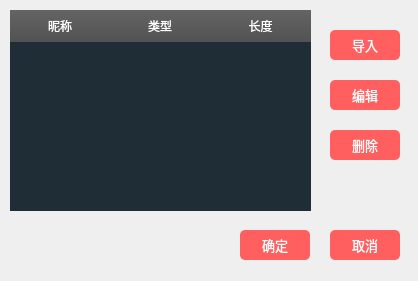
<?xml version="1.0" encoding="UTF-8"?>
<ui version="4.0">
 <class>secretkeywidget</class>
 <widget class="QWidget" name="secretkeywidget">
  <property name="geometry">
   <rect>
    <x>0</x>
    <y>0</y>
    <width>418</width>
    <height>281</height>
   </rect>
  </property>
  <property name="windowTitle">
   <string>选择密钥</string>
  </property>
  <property name="windowIcon">
   <iconset resource="lib.qrc">
    <normaloff>:/lib/wicon_46.png</normaloff>:/lib/wicon_46.png</iconset>
  </property>
  <property name="styleSheet">
   <string notr="true"/>
  </property>
  <layout class="QVBoxLayout" name="verticalLayout">
   <property name="leftMargin">
    <number>0</number>
   </property>
   <property name="topMargin">
    <number>0</number>
   </property>
   <property name="rightMargin">
    <number>0</number>
   </property>
   <property name="bottomMargin">
    <number>0</number>
   </property>
   <item>
    <widget class="QWidget" name="widget" native="true">
     <property name="styleSheet">
      <string notr="true">#widget{
border-image: url(:/lib/back1.png);
color: rgb(255, 255, 255);
}</string>
     </property>
     <widget class="QToolButton" name="toolButton_cancel">
      <property name="geometry">
       <rect>
        <x>330</x>
        <y>230</y>
        <width>70</width>
        <height>30</height>
       </rect>
      </property>
      <property name="minimumSize">
       <size>
        <width>70</width>
        <height>30</height>
       </size>
      </property>
      <property name="maximumSize">
       <size>
        <width>70</width>
        <height>30</height>
       </size>
      </property>
      <property name="font">
       <font>
        <family>OPPOSans B</family>
        <pointsize>10</pointsize>
        <stylestrategy>PreferAntialias</stylestrategy>
       </font>
      </property>
      <property name="styleSheet">
       <string notr="true">QToolButton {
	color: rgb(255, 255, 255);
	background-color: rgb(255, 95, 95);
	border-radius: 5px;
}

QToolButton::menu-indicator { 
	image: None;
}

 
QToolButton:hover {
	color: rgb(255, 255, 255);
	background-color: rgb(255, 95, 95);
}</string>
      </property>
      <property name="text">
       <string>取消</string>
      </property>
     </widget>
     <widget class="QToolButton" name="toolButton_ok">
      <property name="geometry">
       <rect>
        <x>240</x>
        <y>230</y>
        <width>70</width>
        <height>30</height>
       </rect>
      </property>
      <property name="minimumSize">
       <size>
        <width>70</width>
        <height>30</height>
       </size>
      </property>
      <property name="maximumSize">
       <size>
        <width>70</width>
        <height>30</height>
       </size>
      </property>
      <property name="font">
       <font>
        <family>OPPOSans B</family>
        <pointsize>10</pointsize>
        <stylestrategy>PreferAntialias</stylestrategy>
       </font>
      </property>
      <property name="styleSheet">
       <string notr="true">QToolButton {
	color: rgb(255, 255, 255);
	background-color: rgb(255, 95, 95);
	border-radius: 5px;
}

QToolButton::menu-indicator { 
	image: None;
}

 
QToolButton:hover {
	color: rgb(255, 255, 255);
	background-color: rgb(255, 95, 95);
}</string>
      </property>
      <property name="text">
       <string>确定</string>
      </property>
     </widget>
     <widget class="QTableWidget" name="tableWidget">
      <property name="geometry">
       <rect>
        <x>10</x>
        <y>10</y>
        <width>301</width>
        <height>201</height>
       </rect>
      </property>
      <property name="font">
       <font>
        <family>OPPOSans B</family>
        <pointsize>10</pointsize>
        <stylestrategy>PreferAntialias</stylestrategy>
       </font>
      </property>
      <property name="focusPolicy">
       <enum>Qt::NoFocus</enum>
      </property>
      <property name="styleSheet">
       <string notr="true">QTableWidget::item:hover{
	background-color:rgba(92,188,227,0)
}
QTableWidget::item:selected{
	background-color:#1B89A1
}

QHeaderView::section,QTableCornerButton:section{
    padding:5px; 
    margin:0px; 
    
	font: 10pt &quot;OPPOSans B&quot;;
	color: rgb(255, 255, 255);
    border:1px solid #242424;
    border-left-width:0px; 
    border-right-width:0px; 
    border-top-width:0px; 
    border-bottom-width:0px;
	background:qlineargradient(spread:pad,x1:0,y1:0,x2:0,y2:1,stop:0 #646464,stop:1 #525252); 
}
QTableWidget{
	border:none;
	background-color: rgb(30, 45, 54);
	color: rgb(255, 255, 255);
}

QScrollBar:vertical {
    width: 10px;
	background-color: rgba(0, 41, 69, 0);
    margin: 0px,0px,0px,0px;
    padding-top: 0px;		/*//隐藏上下的箭头*/
    padding-bottom: 0px;
}
QScrollBar::handle:vertical {
    width: 10px;
	
	background-color: rgb(239, 239, 239);
    /*滚动条两端变成椭圆 */
    border-radius: 2px;
    min-height: 0;
}

QScrollBar::sub-page:vertical {
    
	background-color: rgba(255, 255, 255, 0);
}
QScrollBar::add-page:vertical 
{
    background-color: rgba(255, 255, 255, 0);
}

QScrollBar::add-line:vertical {
	border: none;
    height: 0px;
    subcontrol-position: bottom;
    subcontrol-origin: margin;
}
QScrollBar::sub-line:vertical {
    border: none;
    height: 0px;
    subcontrol-position: top;
    subcontrol-origin: margin;
}

QScrollBar::down-arrow:vertical {
    border:none;
}
QScrollBar::up-arrow:vertical {
    border:none;
}</string>
      </property>
      <property name="horizontalScrollBarPolicy">
       <enum>Qt::ScrollBarAlwaysOff</enum>
      </property>
      <property name="editTriggers">
       <set>QAbstractItemView::NoEditTriggers</set>
      </property>
      <property name="selectionMode">
       <enum>QAbstractItemView::SingleSelection</enum>
      </property>
      <property name="selectionBehavior">
       <enum>QAbstractItemView::SelectRows</enum>
      </property>
      <property name="horizontalScrollMode">
       <enum>QAbstractItemView::ScrollPerItem</enum>
      </property>
      <property name="showGrid">
       <bool>false</bool>
      </property>
      <property name="gridStyle">
       <enum>Qt::NoPen</enum>
      </property>
      <attribute name="horizontalHeaderCascadingSectionResizes">
       <bool>false</bool>
      </attribute>
      <attribute name="horizontalHeaderHighlightSections">
       <bool>false</bool>
      </attribute>
      <attribute name="horizontalHeaderStretchLastSection">
       <bool>true</bool>
      </attribute>
      <attribute name="verticalHeaderVisible">
       <bool>false</bool>
      </attribute>
      <attribute name="verticalHeaderHighlightSections">
       <bool>true</bool>
      </attribute>
      <attribute name="verticalHeaderShowSortIndicator" stdset="0">
       <bool>false</bool>
      </attribute>
      <attribute name="verticalHeaderStretchLastSection">
       <bool>false</bool>
      </attribute>
      <row>
       <property name="text">
        <string>新建行</string>
       </property>
      </row>
      <row>
       <property name="text">
        <string>新建行</string>
       </property>
      </row>
      <row>
       <property name="text">
        <string>新建行</string>
       </property>
      </row>
      <row>
       <property name="text">
        <string>新建行</string>
       </property>
      </row>
      <row>
       <property name="text">
        <string>新建行</string>
       </property>
      </row>
      <column>
       <property name="text">
        <string>昵称</string>
       </property>
      </column>
      <column>
       <property name="text">
        <string>类型</string>
       </property>
      </column>
      <column>
       <property name="text">
        <string>长度</string>
       </property>
      </column>
     </widget>
     <widget class="QToolButton" name="toolButton_edit">
      <property name="geometry">
       <rect>
        <x>330</x>
        <y>80</y>
        <width>70</width>
        <height>30</height>
       </rect>
      </property>
      <property name="minimumSize">
       <size>
        <width>70</width>
        <height>30</height>
       </size>
      </property>
      <property name="maximumSize">
       <size>
        <width>70</width>
        <height>30</height>
       </size>
      </property>
      <property name="font">
       <font>
        <family>OPPOSans B</family>
        <pointsize>10</pointsize>
        <stylestrategy>PreferAntialias</stylestrategy>
       </font>
      </property>
      <property name="styleSheet">
       <string notr="true">QToolButton {
	color: rgb(255, 255, 255);
	background-color: rgb(255, 95, 95);
	border-radius: 5px;
}

QToolButton::menu-indicator { 
	image: None;
}

 
QToolButton:hover {
	color: rgb(255, 255, 255);
	background-color: rgb(255, 95, 95);
}</string>
      </property>
      <property name="text">
       <string>编辑</string>
      </property>
     </widget>
     <widget class="QToolButton" name="toolButton_input">
      <property name="geometry">
       <rect>
        <x>330</x>
        <y>30</y>
        <width>70</width>
        <height>30</height>
       </rect>
      </property>
      <property name="minimumSize">
       <size>
        <width>70</width>
        <height>30</height>
       </size>
      </property>
      <property name="maximumSize">
       <size>
        <width>70</width>
        <height>30</height>
       </size>
      </property>
      <property name="font">
       <font>
        <family>OPPOSans B</family>
        <pointsize>10</pointsize>
        <stylestrategy>PreferAntialias</stylestrategy>
       </font>
      </property>
      <property name="styleSheet">
       <string notr="true">QToolButton {
	color: rgb(255, 255, 255);
	background-color: rgb(255, 95, 95);
	border-radius: 5px;
}

QToolButton::menu-indicator { 
	image: None;
}

 
QToolButton:hover {
	color: rgb(255, 255, 255);
	background-color: rgb(255, 95, 95);
}</string>
      </property>
      <property name="text">
       <string>导入</string>
      </property>
     </widget>
     <widget class="QToolButton" name="toolButton_delete">
      <property name="geometry">
       <rect>
        <x>330</x>
        <y>130</y>
        <width>70</width>
        <height>30</height>
       </rect>
      </property>
      <property name="minimumSize">
       <size>
        <width>70</width>
        <height>30</height>
       </size>
      </property>
      <property name="maximumSize">
       <size>
        <width>70</width>
        <height>30</height>
       </size>
      </property>
      <property name="font">
       <font>
        <family>OPPOSans B</family>
        <pointsize>10</pointsize>
        <stylestrategy>PreferAntialias</stylestrategy>
       </font>
      </property>
      <property name="styleSheet">
       <string notr="true">QToolButton {
	color: rgb(255, 255, 255);
	background-color: rgb(255, 95, 95);
	border-radius: 5px;
}

QToolButton::menu-indicator { 
	image: None;
}

 
QToolButton:hover {
	color: rgb(255, 255, 255);
	background-color: rgb(255, 95, 95);
}</string>
      </property>
      <property name="text">
       <string>删除</string>
      </property>
     </widget>
    </widget>
   </item>
  </layout>
 </widget>
 <resources>
  <include location="lib.qrc"/>
 </resources>
 <connections/>
</ui>
